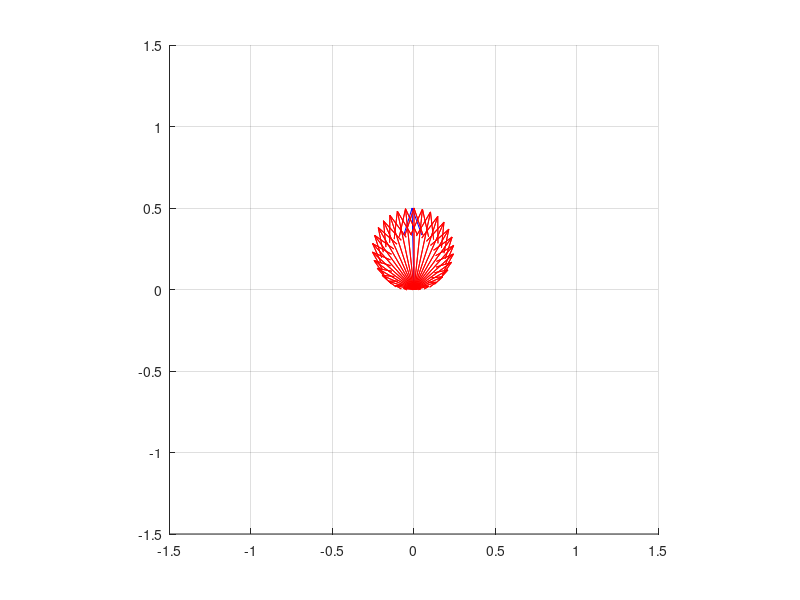

The MATLAB source for this figure: (Note: this script raises an error after producing the figure.)
t = linspace(0,1,270);
l = -1;  % vortex charge

Show_Each_Ray = 1;

m = 60; % number of rays
theta = linspace(0,2*pi-2*pi/m,m);  % position of light ray on a ring aperture
delay = l*theta; % phase delay due to vortex phase plate
theta = theta + pi/2;  % direction of polarization
E0 = 1/m; % amplitude of each ray


figure1 = figure(1);
xlim([-1.5,1.5]);ylim([-1.5,1.5]);
axis square
set(gca,'XTick',[-1.5,-1,-0.5,0,0.5,1,1.5],'YTick',[-1.5,-1,-0.5,0,0.5,1,1.5]);
grid on
hold on
vec_E = quiver(0,0,0,0,1,'-b');


if Show_Each_Ray == 1
    tmp = zeros(1,m);
    rays = quiver(tmp,tmp,tmp,tmp,m/2,'-r');
end

filename=['focus_azi_',num2str(l),'.gif']; fps=30;


for k = 2:length(t)
    rho = E0*cos(2*pi*t(k)+delay);
    [x,y] = pol2cart(theta,rho);
    Ex = sum(x); Ey = sum(y);
    
    set(vec_E,'UData',Ex,'VData',Ey);
  
    if Show_Each_Ray == 1
        set(rays,'UData',x,'VData',y);
    end  
   
    drawnow
    
    Frame=getframe(gcf);
    Image=frame2im(Frame);
    [imind,cm]=rgb2ind(Image,256);
    if k==2
        imwrite(imind,cm,filename,'gif','Loopcount',inf,'DelayTime',1/fps);
    else
        imwrite(imind,cm,filename,'gif','WriteMode','append','DelayTime',1/fps);
    end
end
close(1)